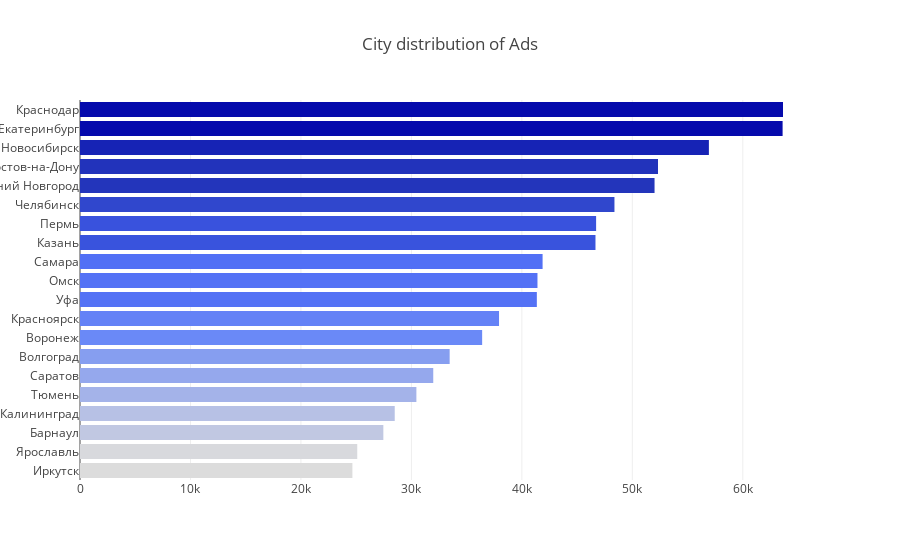

The code cell stored with this chart in its notebook:
### Markdown cell above
**City wise distribution of Ads:**

Now let us have a look at the top 20 cities present in the dataset.

### Code cell
cnt_srs = train_df['city'].value_counts().head(20)
trace = go.Bar(
    y=cnt_srs.index[::-1],
    x=cnt_srs.values[::-1],
    orientation = 'h',
    marker=dict(
        color=cnt_srs.values[::-1],
        colorscale = 'Blues',
        reversescale = True
    ),
)

layout = dict(
    title='City distribution of Ads',
    )
data = [trace]
fig = go.Figure(data=data, layout=layout)
py.iplot(fig, filename="CityAds")

### Figure 1 — Plotly figure (JSON) as saved in the notebook; plotly's stock layout.template omitted (floating-point values rounded to 4 significant figures)
{"data": [{"marker": {"color": [24659, 25098, 27460, 28490, 30451, 31977, 33463, 36404, 37932, 41355, 41412, 41875, 46663, 46720, 48380, 52010, 52323, 56929, 63602, 63638], "colorscale": "Blues", "reversescale": true}, "orientation": "h", "type": "bar", "x": [24659, 25098, 27460, 28490, 30451, 31977, 33463, 36404, 37932, 41355, 41412, 41875, 46663, 46720, 48380, 52010, 52323, 56929, 63602, 63638], "y": ["Иркутск", "Ярославль", "Барнаул", "Калининград", "Тюмень", "Саратов", "Волгоград", "Воронеж", "Красноярск", "Уфа", "Омск", "Самара", "Казань", "Пермь", "Челябинск", "Нижний Новгород", "Ростов-на-Дону", "Новосибирск", "Екатеринбург", "Краснодар"]}], "layout": {"title": "City distribution of Ads"}}
